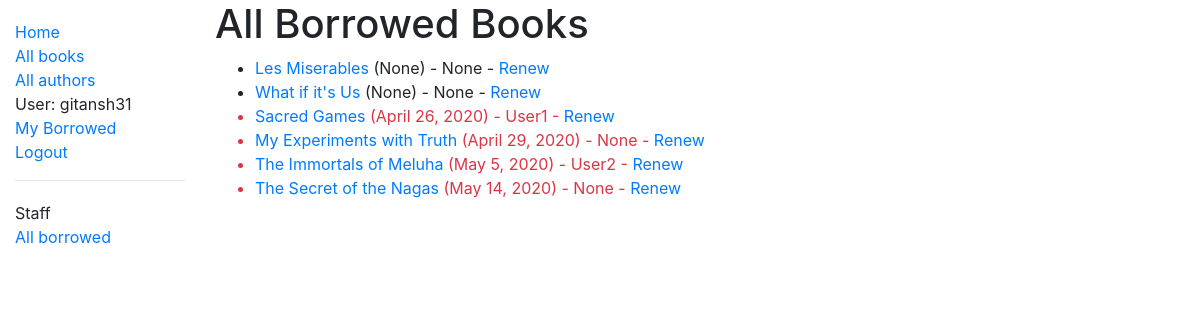
Before: /catalog/borrowed/ (signed in) with the older database file.
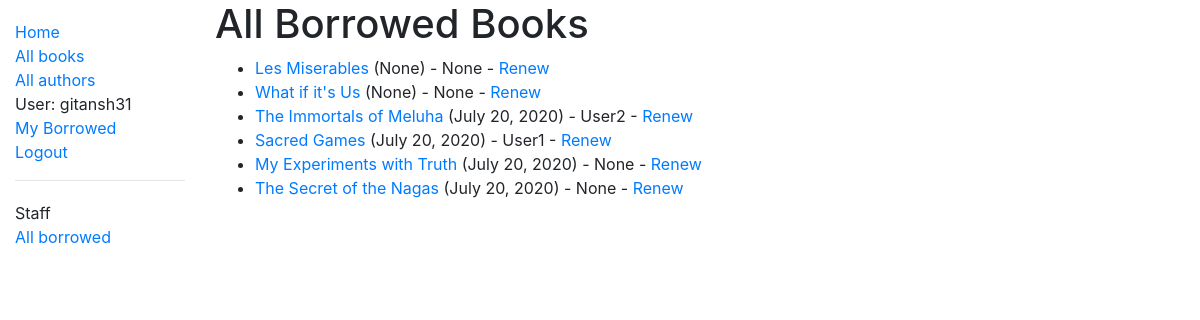
After: the same page with the newer database file.
### catalog/models.py (models this page shows, shortened)
class BookInstance(models.Model):
    id = models.UUIDField(primary_key=True, default=uuid.uuid4, help_text='Unique ID for this particular book across whole library')
    book = models.ForeignKey('Book', on_delete=models.SET_NULL, null=True)
    imprint = models.CharField(max_length=200)
    due_back = models.DateField(null=True, blank=True)
    borrower = models.ForeignKey(User,on_delete=models.SET_NULL,null = True,blank=True)
    LOAN_STATUS = (
        ('m', 'Maintenance'),
        ('o', 'On loan'),
        ('a', 'Available'),
        ('r', 'Reserved'),
    )
    status = models.CharField(
        max_length=1,
        choices=LOAN_STATUS,
        blank=True,
        default='m',
        help_text='Book availability',
    )
    class Meta:
        ordering = ['due_back']
        permissions = (("can_mark_returned", "Set book as returned"),)
    @property
    def is_overdue(self):
        if self.due_back and date.today() > self.due_back:
            return True
        return False

class Book(models.Model):
    title = models.CharField(max_length=200)
    author = models.ForeignKey('Author', on_delete=models.SET_NULL, null=True)
    summary = models.TextField(max_length=1000, help_text='Enter a brief description of the book')
    isbn = models.CharField('ISBN', max_length=13, help_text='13 Character <a href="https://www.isbn-international.org/content/what-isbn">ISBN number</a>')
    genre = models.ManyToManyField(Genre, help_text='Select a genre for this book')
    language = models.ForeignKey('Language',on_delete=models.SET_NULL,null=True)
    def display_genre(self):
        """Create a string for the Genre. This is required to display genre in Admin."""
        return ', '.join(genre.name for genre in self.genre.all()[:3])
    display_genre.short_description = 'Genre'

### catalog/views.py (the view, shortened to what this page needs)
# urls.py: path('borrowed/', views.LoanedBooksAllListView.as_view(), name='all-borrowed'),
class LoanedBooksAllListView(PermissionRequiredMixin,generic.ListView):
    model = BookInstance
    permission_required = 'catalog.can_mark_returned'
    template_name = 'catalog/bookinstance_list_borrowed_all.html'
    paginate_by=10

### catalog/templates/catalog/bookinstance_list_borrowed_all.html
{% extends "base_generic.html" %}
{% block content %}
    <h1>All Borrowed Books</h1>
    {% if bookinstance_list %}
    <ul>
      {% for bookinst in bookinstance_list %}
      <li class="{% if bookinst.is_overdue %}text-danger{% endif %}">
        <a href="{% url 'book-detail' bookinst.book.pk %}">{{bookinst.book.title}}</a>
         ({{ bookinst.due_back }}) {% if user.is_staff %}- {{ bookinst.borrower }}
         {% endif %}
         {% if perms.catalog.can_mark_returned %}- <a href="{% url 'renew-book-librarian' bookinst.id %}">Renew</a>  {% endif %}
      </li>
      {% endfor %}
    </ul>
    {% else %}
      <p>There are no books borrowed.</p>
    {% endif %}
{% endblock %}

Changed rows visible on the page:
changed BookInstance "The Immortals of Meluha": due_back "May 5, 2020" → "July 20, 2020"; moves up the list
changed BookInstance "Sacred Games": due_back "April 26, 2020" → "July 20, 2020"
changed BookInstance "My Experiments with Truth": due_back "April 29, 2020" → "July 20, 2020"
changed BookInstance "The Secret of the Nagas": due_back "May 14, 2020" → "July 20, 2020"
